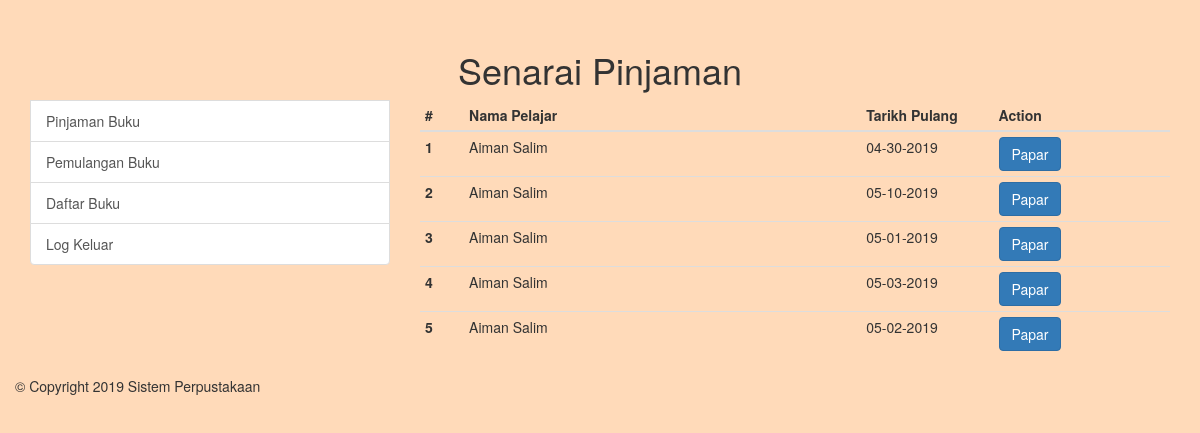
The page /pelajar-papar-pulang.php (signed in) on the database its author committed.
### tables this page shows
CREATE TABLE `tblpinjaman` (
  `id` int(255) NOT NULL,
  `nama_pelajar` varchar(255) NOT NULL,
  `kelas_pelajar` varchar(255) NOT NULL,
  `nama_buku` varchar(255) NOT NULL,
  `tarikh_pinjam` varchar(255) NOT NULL,
  `tarikh_pulang` varchar(255) NOT NULL,
  `empid` int(255) NOT NULL
);

### pelajar-papar-pulang.php (the view, shortened to what this page needs)
<?php
include('includes/config.php');
if(strlen($_SESSION['emplogin'])==0)
    {
header('location:index.php');
}
else{
 ?>
<!DOCTYPE html>
<html lang="en">
<head>
                <?php include "includes/header.php"; ?>
</head>
<body>
<div class="container">
        		<h1><center>Senarai Pinjaman</center></h1>
	<div class="row">
		<div class="col-xs-4">
            <?php include "includes/sidebar.php"; ?>
		</div>
		<div class="col-xs-8">
            <table id="example" class="table table-condensed">
                                    <thead>
                                        <tr>
                                            <th width="5%">#</th>
                                            <th width="45%">Nama Pelajar</th>
                                            <th width="15%">Tarikh Pulang</th>
                                            <th width="20%">Action</th>
                                        </tr>
                                    </thead>
                                    <tbody>
                       <form method="post">
<?php
$eid=$_SESSION['eid'];
$sql = "SELECT * from tblpinjaman where empid=:eid";
$query = $dbh -> prepare($sql);
$query -> bindParam(':eid',$eid, PDO::PARAM_STR);
$query->execute();
$results=$query->fetchAll(PDO::FETCH_OBJ);
$cnt=1;
if($query->rowCount() > 0)
{
foreach($results as $result)
{
      ?>
 <tr>
     <td><b><?php echo htmlentities($cnt);?></b></td>
      <td><?php echo htmlentities($result->nama_pelajar);?></td>
          <td><?php echo htmlentities($result->tarikh_pulang);?></td>
     <td><a href="pelajar-edit-pulang.php?stdid=<?php echo htmlentities($result->id);?>" class="btn btn-primary" >Papar</a></td>
</tr>
<?php $cnt++;} }?>
</tbody>
</table>
		</div>
	<div class="row">
		<div class="col-xs-12">
			<footer>
                <?php include "includes/footer.php"; ?>
			</footer>
		</div>
	</div>
</div>
</div>
</body>
</html>
<?php } ?>

### pelajar-papar-pulang.php (style rules this page uses)
body { padding-top: 30px; background-color: #FFDAB9; }

### includes/sidebar.php (style rules this page uses)
div { background-color: #FFDAB9; }

### rows shown on the page
tblpinjaman: nama_pelajar "Aiman Salim", tarikh_pulang "04-30-2019"
tblpinjaman: nama_pelajar "Aiman Salim", tarikh_pulang "05-10-2019"
tblpinjaman: nama_pelajar "Aiman Salim", tarikh_pulang "05-01-2019"
tblpinjaman: nama_pelajar "Aiman Salim", tarikh_pulang "05-03-2019"
tblpinjaman: nama_pelajar "Aiman Salim", tarikh_pulang "05-02-2019"
